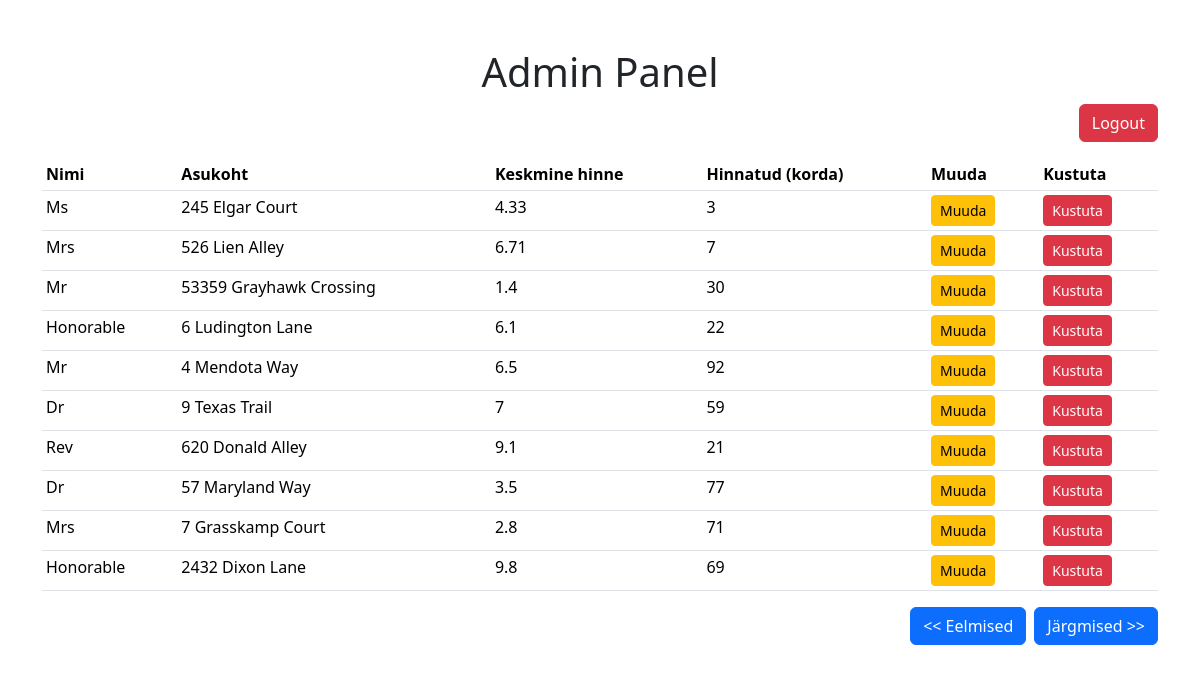
The app's page /admin.php?next=10 (signed in) with its own data.
### tables this page shows
CREATE TABLE `toidukohad` (
  `id` int(6) NOT NULL,
  `nimi` varchar(255) NOT NULL,
  `asukoht` varchar(255) NOT NULL,
  `keskmine_hinne` double NOT NULL,
  `hinnatud` int(6) NOT NULL
);

### admin.php (the view, shortened to what this page needs)
<?php
include('config.php');
$limit = 10;
$start = isset($_GET['next']) ? intval($_GET['next']) : 0;
$prev = max(0, $start - $limit);
if (!empty($_GET["s"])) {
    $search = sanitize($_GET["s"]);
    $query = "SELECT * FROM toidukohad WHERE nimi LIKE '%$search%' LIMIT $start, $limit";
    $count_query = "SELECT COUNT(*) as total FROM toidukohad WHERE nimi LIKE '%$search%'";
} else {
    $query = "SELECT * FROM toidukohad LIMIT $start, $limit";
    $count_query = "SELECT COUNT(*) as total FROM toidukohad";
}
$total_query = mysqli_query($yhendus, $count_query);
$total_records = mysqli_fetch_assoc($total_query)['total'];
$next = $start + $limit;
?>
<!DOCTYPE html>
<html lang="et">
<head>
    <link href="https://cdn.jsdelivr.net/npm/bootstrap@5.3.3/dist/css/bootstrap.min.css" rel="stylesheet">
</head>
<body>
    <div class="container mt-5">
        <h1 class="text-center">Admin Panel</h1>
        <div class="row justify-content-end mb-3">
            <div class="col-auto">
                <a href="logout.php" class="btn btn-danger">Logout</a>
            </div>
        </div>
        <table class="table table-sm">
            <thead>
                <tr>
                    <th>Nimi</th>
                    <th>Asukoht</th>
                    <th>Keskmine hinne</th>
                    <th>Hinnatud (korda)</th>
                    <th>Muuda</th>
                    <th>Kustuta</th>
                </tr>
            </thead>
            <tbody>
            <?php
            $result = mysqli_query($yhendus, $query);
            while ($row = mysqli_fetch_assoc($result)) {
                echo "<tr>";
                echo "<td>" . htmlspecialchars($row['nimi']) . "</td>";
                echo "<td>" . htmlspecialchars($row['asukoht']) . "</td>";
                echo "<td>" . htmlspecialchars($row['keskmine_hinne']) . "</td>";
                echo "<td>" . htmlspecialchars($row['hinnatud']) . "</td>";
                echo "<td><a href=\"muuda.php?id=" . htmlspecialchars($row['id']) . "\" class=\"btn btn-warning btn-sm\">Muuda</a></td>";
                echo "<td><a href=\"?action=delete&id=" . htmlspecialchars($row['id']) . "\" class=\"btn btn-danger btn-sm\" onclick=\"return confirm('Kas oled kindel, et soovid kustutada?')\">Kustuta</a></td>";
                echo "</tr>";
            }
            ?>
            </tbody>
        </table>
        <div class="d-flex justify-content-end">
            <a href="?prev=<?php echo $prev; ?>" class="btn btn-primary <?php if ($start == 0) echo 'disabled'; ?>" role="button" aria-disabled="<?php if ($start == 0) echo 'true'; ?>">&lt;&lt; Eelmised</a>
            <a href="?next=<?php echo $next; ?>" class="btn btn-primary ms-2 <?php if ($start >= $total_records - $limit) echo 'disabled'; ?>" role="button" aria-disabled="<?php if ($start >= $total_records - $limit) echo 'true'; ?>">Järgmised &gt;&gt;</a>
        </div>
    </div>
</body>
</html>

### records on screen
toidukohad: nimi "Ms", asukoht "245 Elgar Court", keskmine_hinne "4.33", hinnatud "3"
toidukohad: nimi "Mrs", asukoht "526 Lien Alley", keskmine_hinne "6.71", hinnatud "7"
toidukohad: nimi "Mr", asukoht "53359 Grayhawk Crossing", keskmine_hinne "1.4", hinnatud "30"
toidukohad: nimi "Honorable", asukoht "6 Ludington Lane", keskmine_hinne "6.1", hinnatud "22"
toidukohad: nimi "Mr", asukoht "4 Mendota Way", keskmine_hinne "6.5", hinnatud "92"
toidukohad: nimi "Dr", asukoht "9 Texas Trail", keskmine_hinne "7", hinnatud "59"
toidukohad: nimi "Rev", asukoht "620 Donald Alley", keskmine_hinne "9.1", hinnatud "21"
toidukohad: nimi "Dr", asukoht "57 Maryland Way", keskmine_hinne "3.5", hinnatud "77"
toidukohad: nimi "Mrs", asukoht "7 Grasskamp Court", keskmine_hinne "2.8", hinnatud "71"
toidukohad: nimi "Honorable", asukoht "2432 Dixon Lane", keskmine_hinne "9.8", hinnatud "69"
